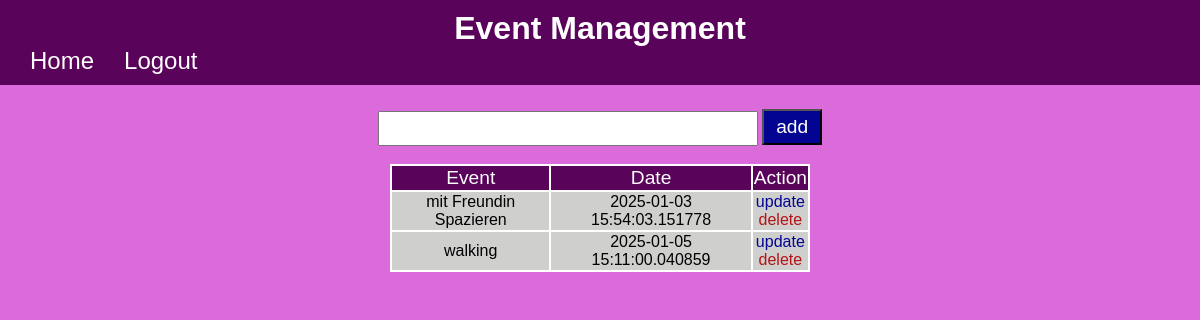
Before: /home (signed in) with the older database file.
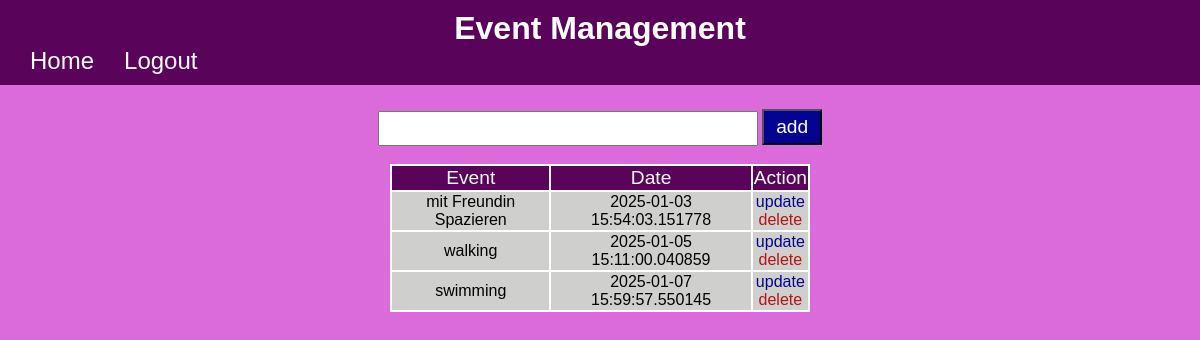
After: the same page with the newer database file.
### website/models.py (models this page shows)
class Event(db.Model):
    id = db.Column(db.Integer, primary_key=True)
    content = db.Column(db.String(60))
    due_date = db.Column(db.DateTime, default=datetime.utcnow())
    user_id = db.Column(db.Integer, db.ForeignKey('user.id'), nullable = False)

### website/views.py (the view, shortened to what this page needs)
@views.route('/home', methods=['POST', 'GET'])
@login_required
def home():
    return render_template('home.html', user=current_user)

### website/__init__.py (called while the page is built)
def create_app():
    app = Flask(__name__, template_folder="template")
    app.config['SQLALCHEMY_DATABASE_URI'] = f'sqlite:///{DATA_BN}'
    app.config['SECRET_KEY'] = 'abcdefghijk'
    db.init_app(app)
    from website.views import views
    from website.auth import auth
    app.register_blueprint(auth, url_prefix='/')
    app.register_blueprint(views, url_prefix='/')
    from website.models import User, Event
    with app.app_context():
        db.create_all()
    login_manager = LoginManager()
    login_manager.login_view = 'auth.login'
    login_manager.init_app(app)
    @login_manager.user_loader
    def load_user(id):
        return User.query.get(int(id))
    return app

### website/template/home.html (shortened to what this page needs)
{% extends 'base.html' %}
{% block content %}
<div class="content" align="center" >
    <br>
    <form  method="POST" align="center">
        <div>
            <input type="text" name="content" id="content" >
            <button type="submit" id="button" >add</button>
        </div>
    </form>
    <br>
    <table id="table">
        <thead align='center' id="thead">
            <td>Event</td>
            <td>Date</td>
            <td>Action</td>
        </thead>
        <tbody align="center" id="tbody">
            {% for event in user.events %}
                <tr id="table-row">
                    <td>{{ event.content }}</td>
                    <td>{{ event.due_date.date() }}  {{ event.due_date.time() }}</td>
                    <td style="text-align:center;">
                        <a id="update" href="/update/{{event.id}}" >update</a>
                        <br>
                        <a id="delete" href="/delete/{{event.id}}" >delete</a>
                    </td>
                </tr>
            {% endfor %}
        </tbody>
    </table>
    <br>
</div>
{% endblock %}

### website/template/base.html (shortened to what this page needs)
<!DOCTYPE html>
<html lang="en">
    <head>
        <link rel="stylesheet" href="../static/base.css">
    </head>
    <body>
        <nav class="navbar" align="center">
          {% block nav %}
            <a href="#" class="navbar-logo" align="center">Event Management</a>
            <div class="navbar-container">
                      {% if user.is_authenticated %}
                      <ul class="nav-left" >
                        <li ><a class="nav-item nav-link" id="base" href="{{ url_for('views.home') }}" >Home</a></li>
                        <li><a class="nav-item nav-link" id="base" href="{{ url_for('auth.logout') }}">Logout</a></li>
                      </ul>
                      {% endif%}
            </div>
          {% endblock%}
        </nav>
            <div class="container" align="center">{% block content %} {% endblock %}</div>
    </body>
</html>

### website/static/base.css (style rules this page uses)
.navbar { background-color: rgb(90, 3, 90); padding:10px 20px; }
.navbar-logo { font-weight: bold; text-decoration: none; font-size:xx-large; color: white; }
.navbar-container { display:flex; justify-content: space-between; }
.nav-left { list-style:none; display: flex; flex-direction:row; gap:10px; padding:0px; margin:0px; justify-content: flex-start; }
#base { background-color:rgb(90, 3, 90); text-decoration:none; padding:10px; color:white; font-size:x-large; }
body { background-color: rgb(219, 107, 219); background-size: cover; box-sizing: border-box; background-position: center; font-family: sans-serif; padding: 0%; margin: 0%; }
#table { padding:0px; background-color:white; width:70%; }
#thead { background-color: rgb(90, 3, 90); width:100%; font-size:larger; color: white; }
#tbody { background-color: #cfcfce; }
#update { text-decoration:none; color:rgb(4, 4, 146); text-align:center; }
#delete { text-decoration:none; color:rgb(179, 20, 20); text-align:center; }
#button { background-color: rgb(4, 4, 146); color:white; width: 10%; padding:5px; font-size:larger; }
.content { width:50%; padding: 6px; }
button { background-color: rgb(90, 3, 90); color:white; width:110px; padding:5px; font-size:larger; }
div input { width: 60%; padding:8px; }

Changed rows visible on the page:
added Event: content "swimming", due_date "2025-01-07", due_date.time "15:59:57.550145"
